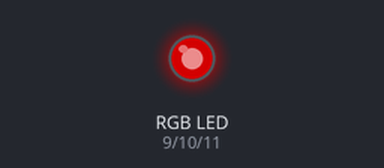
The sketch below on a simulated Arduino Uno, built with avr-gcc and run on an emulated ATmega328P. Shown: an RGB LED mixed from three pins (HIGH = lit). Dim RGB values are drawn brighter than linear.

Above: at 0.05 s.
At 1.5 s:
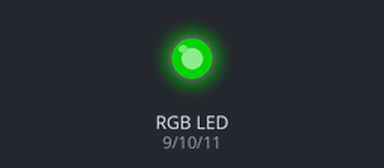
At 2.25 s:
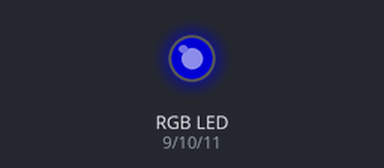
At 3.0 s:
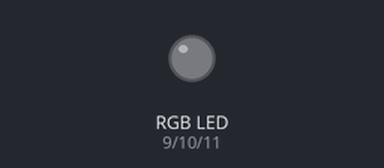
Timing chart, 0 to 6.9 s (numbered marks = the images above):
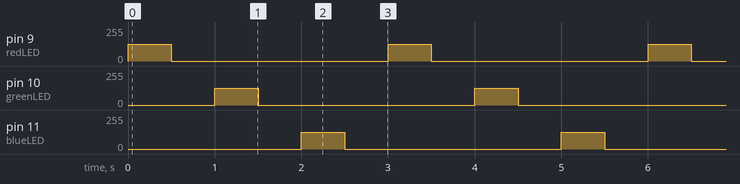

The sketch:

RGBTest.ino
```cpp
/*

 Example code for Arduino Tutorial

    RGB LED connected to pins 9, 10, 11

  We still need to use limiting resistors to keep our LEDs safe

  Generally we use a slightly larger resistor (470 ohm) for the RED component
    and the same slightly smaller resistor values (430 ohm) for the GREEN and BLUE components.

  for our circuit let's use:
  - 470 ohm for RED
    - color bands -> yellow, purple, black, black, brown
  - 430 ohm for GREEN and BLUE
    - color bands -> yellow, orange, black, black, brown
*/


// the numbers of the LED pins
const int redLED = 9;
const int greenLED = 10;
const int blueLED = 11;

int delaytime = 500;  // a variable for all delay times
                      // now we can change them all just by changing this one number!

void setup(){
  pinMode(redLED, OUTPUT);
  pinMode(greenLED, OUTPUT);
  pinMode(blueLED, OUTPUT);
}

// note: full brightness is REALLY bright, so we often start at 50% and increase from there if necessary

void loop(){
    analogWrite(redLED, 127);   // turn red on 50%
    delay(delaytime);           // wait
    analogWrite(redLED, 0);     // set red to 0%
    delay(delaytime);           // wait

    analogWrite(greenLED, 127);
    delay(delaytime);
    analogWrite(greenLED, 0);
    delay(delaytime);

    analogWrite(blueLED, 127);
    delay(delaytime);
    analogWrite(blueLED, 0);
    delay(delaytime);
}
```

Measured:
- by itself, pin 9 (redLED), pin 10 (greenLED), pin 11 (blueLED): alternates 127/255 for 0.50 s and 0/255 for 2.5 s
